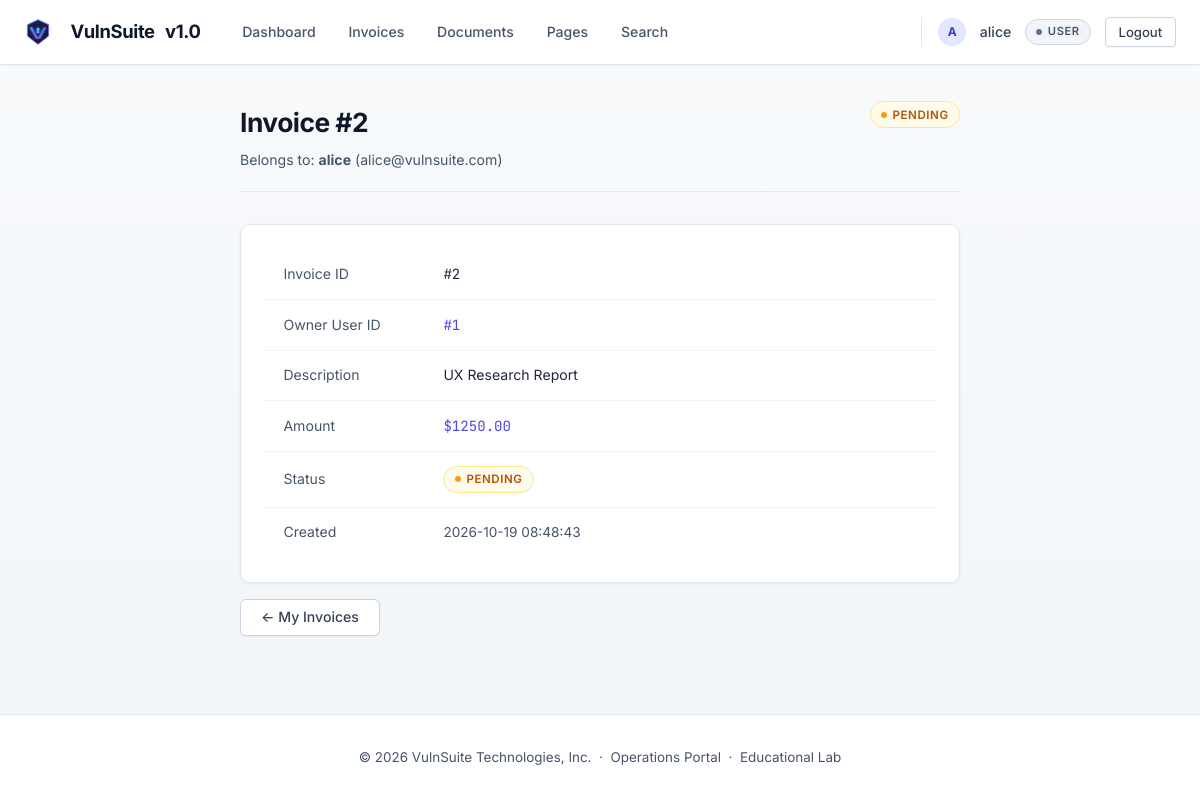
/invoice/2 (signed in), run on the app's committed database.
### tables this page shows
CREATE TABLE users (
        id          INTEGER PRIMARY KEY AUTOINCREMENT,
        username    TEXT UNIQUE NOT NULL,
        email       TEXT UNIQUE NOT NULL,
        password    TEXT NOT NULL,
        role        TEXT NOT NULL DEFAULT 'user',
        bio         TEXT DEFAULT '',
        website     TEXT DEFAULT '',
        created_at  TEXT DEFAULT (datetime('now'))
    );

CREATE TABLE invoices (
        id          INTEGER PRIMARY KEY AUTOINCREMENT,
        user_id     INTEGER NOT NULL,
        amount      REAL NOT NULL,
        description TEXT NOT NULL,
        status      TEXT DEFAULT 'pending',
        discount_redeemed INTEGER DEFAULT 0,
        created_at  TEXT DEFAULT (datetime('now')),
        FOREIGN KEY (user_id) REFERENCES users(id)
    );

### routes/invoice_routes.py (the view)
@invoice_bp.route("/invoice/<int:invoice_id>")
@login_required
def view_invoice(invoice_id):
    user    = current_user()
    db      = get_db()
    invoice = db.execute("SELECT * FROM invoices WHERE id=?", (invoice_id,)).fetchone()
    if not invoice:
        abort(404)
    if not current_app.config["VULN_IDOR"]:
        if invoice["user_id"] != user["id"] and user["role"] not in ("support-admin", "super-admin"):
            abort(403)
    else:
        if invoice["user_id"] != user["id"] and user["role"] not in ("support-admin", "super-admin"):
            import hashlib as _hl
            _expected = _hl.md5(str(invoice_id).encode()).hexdigest()[:8]
            if request.args.get("token", "") != _expected:
                abort(403)
    import hashlib as _hl
    token = _hl.md5(str(invoice_id).encode()).hexdigest()[:8]
    owner = db.execute("SELECT username, email FROM users WHERE id=?",
                       (invoice["user_id"],)).fetchone()
    return render_template("invoice/view_invoice.html",
                           invoice=invoice, owner=owner, token=token)

### auth.py (called while the page is built)
def current_user():
    return {
        "id":       session.get("user_id"),
        "username": session.get("username"),
        "role":     session.get("role"),
    } if "user_id" in session else None

def login_required(f):
    @wraps(f)
    def decorated(*args, **kwargs):
        if not current_user():
            return redirect(url_for("auth.login"))
        return f(*args, **kwargs)
    return decorated

### db.py (called while the page is built)
def get_db():
    if "db" not in g:
        db_path = current_app.config["DATABASE"]
        g.db = sqlite3.connect(db_path, detect_types=sqlite3.PARSE_DECLTYPES,
                               timeout=10)
        g.db.row_factory = sqlite3.Row
        g.db.execute("PRAGMA busy_timeout = 8000")
    return g.db

### templates/invoice/view_invoice.html (shortened to what this page needs)
{% extends "base.html" %}
{% block content %}
<div style="max-width:720px;margin:0 auto;">
  <div class="page-header">
    <div>
      <h1 class="page-title">Invoice #{{ invoice['id'] }}</h1>
      <p class="page-sub">Belongs to: <strong>{{ owner['username'] }}</strong> ({{ owner['email'] }})</p>
    </div>
    <span class="status-pill status-{{ invoice['status'] }}">{{ invoice['status'] }}</span>
  </div>
  <div class="card">
    <table>
      <tbody>
        <tr>
          <td style="width:160px;color:var(--text-muted);">Invoice ID</td>
          <td class="mono">#{{ invoice['id'] }}</td>
        </tr>
        <tr>
          <td style="color:var(--text-muted);">Owner User ID</td>
          <td class="mono">
            <a href="{{ url_for('invoice.view_user_record', user_id=invoice['user_id']) }}">
              #{{ invoice['user_id'] }}
            </a>
          </td>
        </tr>
        <tr>
          <td style="color:var(--text-muted);">Description</td>
          <td>{{ invoice['description'] }}</td>
        </tr>
        <tr>
          <td style="color:var(--text-muted);">Amount</td>
          <td class="mono" style="color:var(--accent);">${{ "%.2f"|format(invoice['amount']) }}</td>
        </tr>
        <tr>
          <td style="color:var(--text-muted);">Status</td>
          <td><span class="status-pill status-{{ invoice['status'] }}">{{ invoice['status'] }}</span></td>
        </tr>
        <tr>
          <td style="color:var(--text-muted);">Created</td>
          <td class="text-muted" style="font-size:0.85rem;">{{ invoice['created_at'] }}</td>
        </tr>
      </tbody>
    </table>
  </div>
  <div class="mt-2">
    <a href="{{ url_for('invoice.my_invoices') }}" class="btn btn-ghost">← My Invoices</a>
  </div>
</div>
{% endblock %}

### templates/base.html (shortened to what this page needs)
<!DOCTYPE html>
<html lang="en">
<head>
  <link rel="stylesheet" href="{{ url_for('static', filename='css/main.css') }}" />
</head>
<body>
  <nav class="navbar">
    <div class="nav-inner">
      <a href="{{ url_for('index') }}" class="nav-brand">
        <img src="{{ url_for('static', filename='img/logo.svg') }}" alt="VulnSuite Logo" class="brand-logo" width="28" height="28" style="vertical-align: middle; margin-right: 8px;" />
        <span class="brand-name">VulnSuite</span>
        <span class="brand-pill">v1.0</span>
      </a>
      {% if current_user %}
      <div class="nav-links">
        <a href="{{ url_for('profile.dashboard') }}"   class="nav-link">Dashboard</a>
        <a href="{{ url_for('invoice.my_invoices') }}" class="nav-link">Invoices</a>
        <a href="{{ url_for('document.view_document') }}" class="nav-link">Documents</a>
        <a href="{{ url_for('page.render_page') }}"    class="nav-link">Pages</a>
        <a href="{{ url_for('extra.search_invoices') }}" class="nav-link">Search</a>
      </div>
      <div class="nav-user">
        <span class="user-avatar" style="width:28px;height:28px;border-radius:50%;background:#e0e7ff;color:#4338ca;display:inline-flex;align-items:center;justify-content:center;font-weight:700;font-size:0.75rem;">{{ current_user.username[:1].upper() }}</span>
        <span class="nav-username">{{ current_user.username }}</span>
        <span class="role-badge role-{{ current_user.role | replace('-','_') }}">{{ current_user.role }}</span>
        <a href="{{ url_for('auth.logout') }}" class="btn btn-sm btn-ghost">Logout</a>
      </div>
      {% else %}
      <div class="nav-links">
        <a href="{{ url_for('auth.login') }}"    class="btn btn-sm btn-primary">Login</a>
        <a href="{{ url_for('auth.register') }}" class="btn btn-sm btn-ghost">Register</a>
      </div>
      {% endif %}
    </div>
  </nav>
  <main class="main-content">
    {% block content %}{% endblock %}
  </main>
  <footer class="site-footer">
    <p>© 2026 VulnSuite Technologies, Inc. &nbsp;·&nbsp; Operations Portal &nbsp;·&nbsp; <span class="footer-badge">Educational Lab</span></p>
  </footer>
</body>
</html>

### data on the page
users: username "alice", role "USER", email "alice@vulnsuite.com"
invoices: id "2", status "PENDING", user_id "1", description "UX Research Report", amount "1250.00", created_at "2026-10-19 08:48:43"

### other printed values
{{ current_user.username[:1].upper() }} "A"
